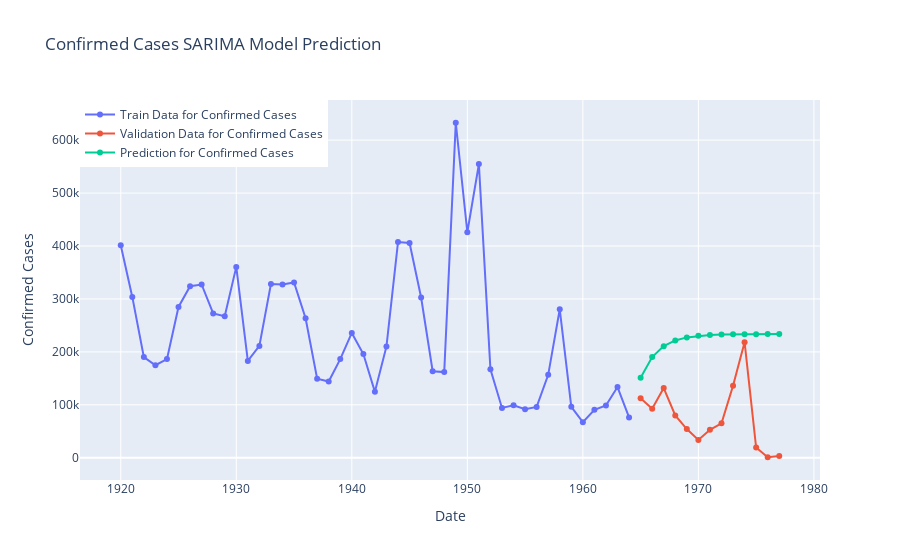

Notebook code for this chart:
### Code cell
fig=go.Figure()
fig.add_trace(go.Scatter(x=model_train["ds"], y=model_train["y"],
                    mode='lines+markers',name="Train Data for Confirmed Cases"))
fig.add_trace(go.Scatter(x=valid["ds"], y=valid["y"],
                    mode='lines+markers',name="Validation Data for Confirmed Cases",))
fig.add_trace(go.Scatter(x=valid["ds"], y=Y_pred_sarima["SARIMA Model Prediction"],
                    mode='lines+markers',name="Prediction for Confirmed Cases",))
fig.update_layout(title="Confirmed Cases SARIMA Model Prediction",
                 xaxis_title="Date",yaxis_title="Confirmed Cases",legend=dict(x=0,y=1,traceorder="normal"))
fig.show()

### Figure 1 — Plotly figure (JSON) as saved in the notebook; plotly's stock layout.template omitted (floating-point values rounded to 4 significant figures)
{"data": [{"mode": "lines+markers", "name": "Train Data for Confirmed Cases", "type": "scatter", "x": [1920, 1921, 1922, 1923, 1924, 1925, 1926, 1927, 1928, 1929, 1930, 1931, 1932, 1933, 1934, 1935, 1936, 1937, 1938, 1939, 1940, 1941, 1942, 1943, 1944, 1945, 1946, 1947, 1948, 1949, 1950, 1951, 1952, 1953, 1954, 1955, 1956, 1957, 1958, 1959, 1960, 1961, 1962, 1963, 1964], "y": [401318, 303850, 190159, 174799, 186354, 284845, 324125, 327289, 272529, 267322, 360575, 182829, 211274, 328212, 327373, 331151, 263579, 149184, 144042, 186393, 235820, 195863, 124504, 210358, 407525, 405833, 302694, 163375, 161893, 632858, 426006, 554756, 167085, 94135, 99232, 91823, 96089, 156652, 280475, 96270, 67146, 90555, 98757, 133504, 76198]}, {"mode": "lines+markers", "name": "Validation Data for Confirmed Cases", "type": "scatter", "x": [1965, 1966, 1967, 1968, 1969, 1970, 1971, 1972, 1973, 1974, 1975, 1976, 1977], "y": [112280, 92804, 131697, 80024, 54202, 33706, 52806, 65153, 135859, 218367, 19278, 954, 3234]}, {"mode": "lines+markers", "name": "Prediction for Confirmed Cases", "type": "scatter", "x": [1965, 1966, 1967, 1968, 1969, 1970, 1971, 1972, 1973, 1974, 1975, 1976, 1977], "y": [151000.0, 190200.0, 210800.0, 221700.0, 227400.0, 230300.0, 231900.0, 232700.0, 233200.0, 233400.0, 233500.0, 233600.0, 233600.0]}], "layout": {"legend": {"traceorder": "normal", "x": 0, "y": 1}, "title": {"text": "Confirmed Cases SARIMA Model Prediction"}, "xaxis": {"title": {"text": "Date"}}, "yaxis": {"title": {"text": "Confirmed Cases"}}}}
